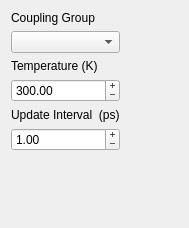
<?xml version="1.0" encoding="UTF-8"?>
<ui version="4.0">
 <class>TemperatureGroupConfigForm</class>
 <widget class="QWidget" name="TemperatureGroupConfigForm">
  <property name="geometry">
   <rect>
    <x>0</x>
    <y>0</y>
    <width>189</width>
    <height>228</height>
   </rect>
  </property>
  <property name="windowTitle">
   <string>Form</string>
  </property>
  <layout class="QGridLayout" name="gridLayout">
   <item row="0" column="0">
    <layout class="QVBoxLayout" name="verticalLayout">
     <item>
      <widget class="QLabel" name="temperatureCouplingGroupLabel">
       <property name="text">
        <string>Coupling Group</string>
       </property>
      </widget>
     </item>
     <item>
      <widget class="QComboBox" name="temperatureCouplingGroup"/>
     </item>
    </layout>
   </item>
   <item row="3" column="0">
    <spacer name="verticalSpacer">
     <property name="orientation">
      <enum>Qt::Vertical</enum>
     </property>
     <property name="sizeHint" stdset="0">
      <size>
       <width>20</width>
       <height>40</height>
      </size>
     </property>
    </spacer>
   </item>
   <item row="0" column="1" alignment="Qt::AlignRight|Qt::AlignTop">
    <widget class="QToolButton" name="removeTemperatureGroup">
     <property name="text">
      <string/>
     </property>
     <property name="icon">
      <iconset theme="remove">
       <normaloff>.</normaloff>.</iconset>
     </property>
     <property name="autoRaise">
      <bool>true</bool>
     </property>
    </widget>
   </item>
   <item row="1" column="0">
    <layout class="QVBoxLayout" name="verticalLayout_3">
     <item>
      <widget class="QLabel" name="temperatureLabel">
       <property name="text">
        <string>Temperature (K)</string>
       </property>
      </widget>
     </item>
     <item>
      <widget class="QDoubleSpinBox" name="temperature">
             <property name="buttonSymbols">
              <enum>QAbstractSpinBox::PlusMinus</enum>
             </property>
       <property name="maximum">
        <double>99999999.000000000000000</double>
       </property>
       <property name="value">
        <double>300.000000000000000</double>
       </property>
      </widget>
     </item>
    </layout>
   </item>
   <item row="2" column="0">
    <layout class="QVBoxLayout" name="verticalLayout_4">
     <item>
      <widget class="QLabel" name="temperatureUpdateIntervalLabel">
       <property name="text">
        <string>Update Interval  (ps)</string>
       </property>
      </widget>
     </item>
     <item>
      <widget class="QDoubleSpinBox" name="temperatureUpdateInterval">
             <property name="buttonSymbols">
              <enum>QAbstractSpinBox::PlusMinus</enum>
             </property>
       <property name="maximum">
        <double>9999999999.000000000000000</double>
       </property>
       <property name="value">
        <double>1.000000000000000</double>
       </property>
      </widget>
     </item>
    </layout>
   </item>
  </layout>
 </widget>
 <resources/>
 <connections/>
</ui>
